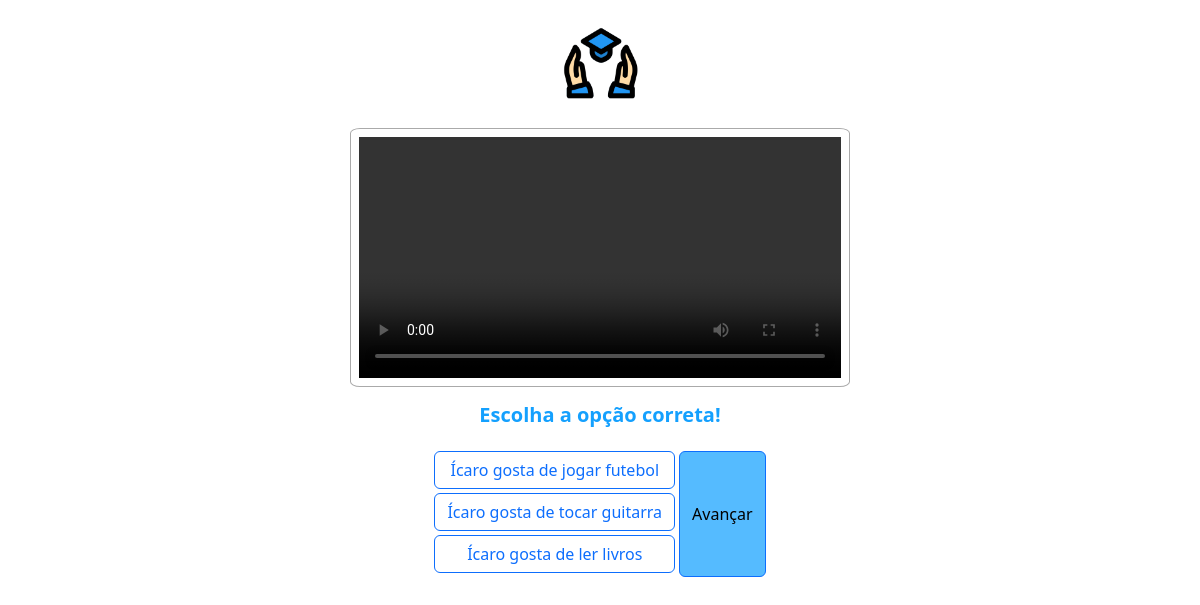
Page /secao/1/1/ (signed in) on the committed database.
### main/models.py (models this page shows)
class AtividadeEscolhaCerta(models.Model):
    numero = models.IntegerField(default=999)
    video_atividade = models.FileField(upload_to='uploads/videos/atividades', validators = [FileExtensionValidator(allowed_extensions=['mp4'])] )
    resposta = models.CharField(max_length=1)
    alternativaA = models.CharField(max_length=255)
    alternativaB = models.CharField(max_length=255)
    alternativaC = models.CharField(max_length=255)
    secao = models.ForeignKey(Secao, on_delete=models.CASCADE)

### main/views.py (the view)
# urls.py: path("secao/<int:id_secao>/<int:id_atividade>/", views.secao, name='secao'),
@login_required(login_url="/auth/login")
def secao(request, id_secao, id_atividade):
    secao = get_object_or_404(Secao, numero=id_secao)
    if id_atividade == 4:
        proximaSecao = get_object_or_404(Secao, numero=id_secao+1)
        proximaSecao.liberada = True
        proximaSecao.save()
        return redirect('capitulo', secao.capitulo.numero)
    if id_atividade == 1: # É uma de múltipla escolha
        atividade = get_object_or_404(AtividadeEscolhaCerta, secao=secao)
        template = "escolhaCerta.html"
    elif id_atividade == 2:
        atividade = get_object_or_404(AtividadeVerdadeiroOuFalso, secao=secao)
        template = "verdadeiroOuFalso.html"
    elif id_atividade == 3:
        atividade = get_object_or_404(AtividadeOrdenarPalavras, secao=secao)
        template = "ordenarPalavras.html"
    else:
        atividade = get_object_or_404(AtividadeVideoFrase, secao=secao)
        template = "traduzir.html"
    if request.method == "GET":
        palavras = []
        if id_atividade == 3:
            palavras = atividade.palavras.split()
        context = {
            'atividade': atividade,
            'palavras': palavras,
            'secao': secao,
        }
        return render(request, template, context)
    else:
        resposta = request.POST.get('resposta').rstrip() # Right Strip === Trims just the right spaces
        print(resposta, atividade.resposta)
        if resposta == atividade.resposta:
            id_atividade += 1
        return redirect('secao', id_secao, id_atividade)

### main/templates/escolhaCerta.html (shortened to what this page needs)
{% extends "baseSecao.html" %}
{% load static %}
{% block atividade %}
    <h5 class="text-center texto-tema py-3 fw-bold">Escolha a opção correta!</h5>
    <form action="{% url 'secao' secao.numero atividade.numero %}" method="POST"> {% csrf_token %}
        <div class="d-flex flex-row justify-content-center mb-3">
            <div class="d-flex flex-column">
                <label class="btn btn-outline-primary mb-1" for="opcaoA">{{ atividade.alternativaA }}</label>
                <label class="btn btn-outline-primary mb-1" for="opcaoB">{{ atividade.alternativaB }}</label>
                <label class="btn btn-outline-primary mb-1" for="opcaoC">{{ atividade.alternativaC }}</label>
            </div>
            <button class="btn btn-primary cor-tema ms-1" type="submit" id="avancar">Avançar</button>
        </div>
    </form>
{% endblock %}

### staticfiles/css/atividades.css (style rules this page uses)
.cor-tema { color: black; background: #55bbff; }
.texto-tema { color: #14a0fe; }

### rows in the picture
AtividadeEscolhaCerta: alternativaA "Ícaro gosta de jogar futebol", alternativaB "Ícaro gosta de tocar guitarra", alternativaC "Ícaro gosta de ler livros"
